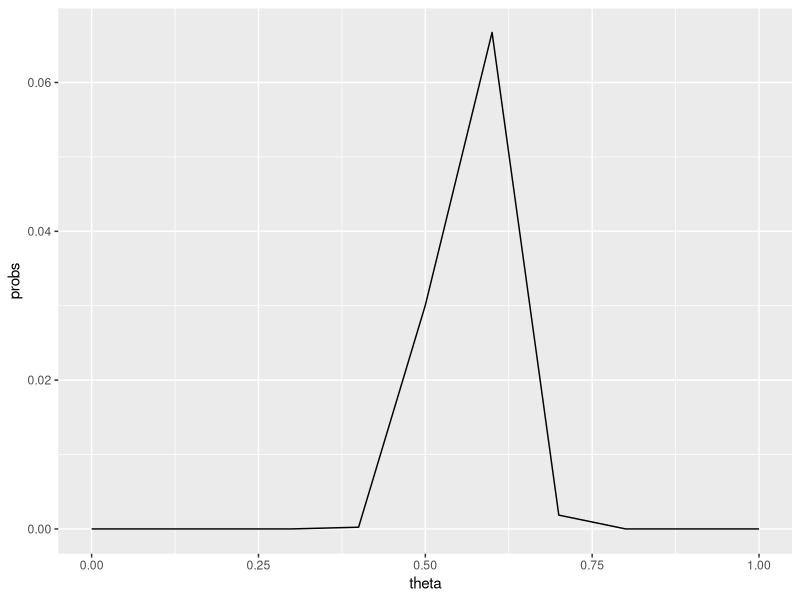
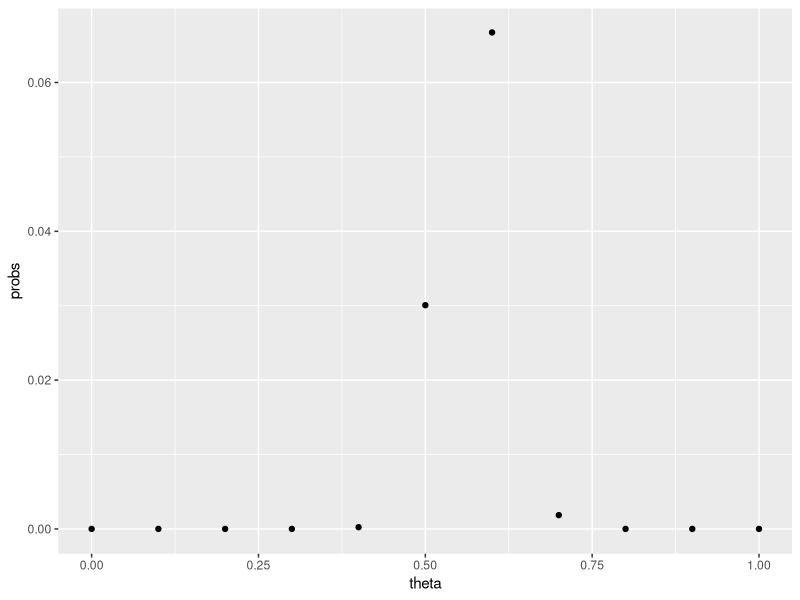
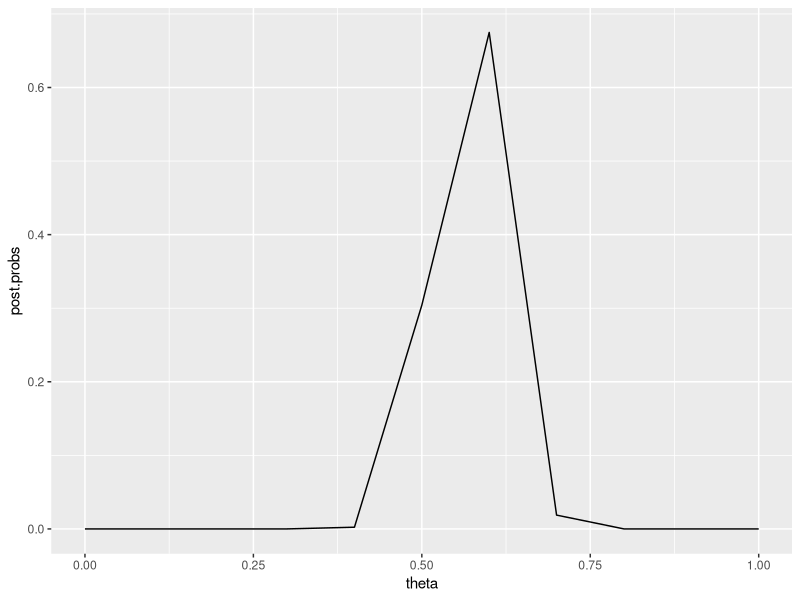
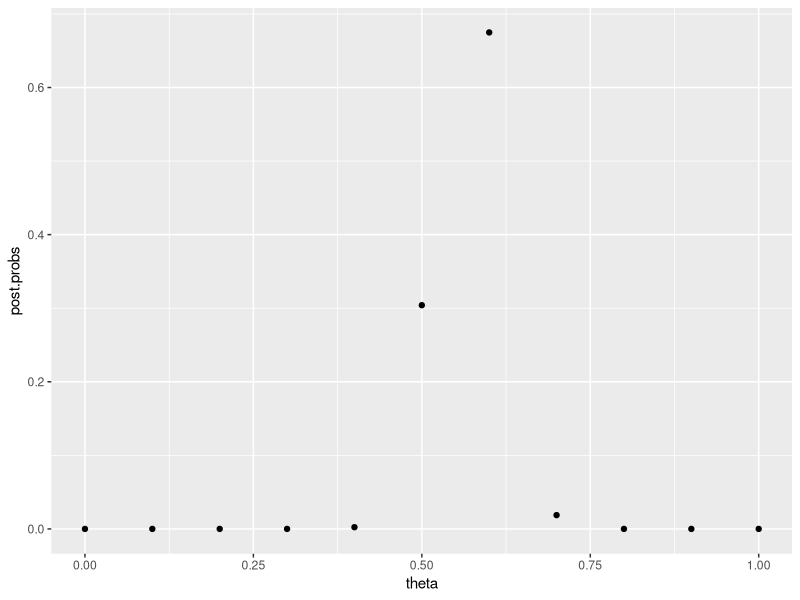

Generate these figures, in order, with R: (Note: this script raises an error after producing the figures.)
## ---- chunk 1
knitr::opts_chunk$set(echo = TRUE)
library(ggplot2)
library(xtable)
## ---- chunk 2
theta = seq(0,1,by= .1)
probs = dbinom(57, 100, theta)
data.bern = data.frame(cbind(theta,probs))
data.bern
plot = ggplot(data = data.bern, aes(x = theta, y = probs))
plot + geom_line()
plot + geom_point()
## ---- chunk 3
prior = 1/11
n = 100 
sum.y = 57
probs = dbinom(57, 100, theta)
probs.prior = probs * prior
marg.sumy = sum(probs.prior)
post.probs = probs.prior /marg.sumy
data.post = data.frame(cbind(theta,post.probs))
data.post
plot = ggplot(data = data.post, aes(x = theta, y = post.probs))
plot + geom_line()
plot + geom_point()
## ---- chunk 4
alpha = 1
beta = 1
n = 100 
sum.y = 57
post.alpha = sum.y + alpha
post.beta = n - sum.y + beta
post.probs = dbeta(theta,post.alpha,post.beta)
cbind(theta,post.probs)
x <- seq(0, 1, len = 100)
p <- qplot(x, geom = "blank")
stat <- stat_function(aes(x = x, y = ..y..), fun = dbeta, colour="red"
                      , n = 100,args = list(shape1 = post.alpha, shape2 = post.beta))
p + stat
## ---- chunk 5
x <- seq(0, 1, len = 100)
p <- qplot(x, geom = "blank")
stat <- stat_function(aes(x = x, y = ..y..), fun = dbeta, colour="red"
                      , n = 100,args = list(shape1 = post.alpha, shape2 = post.beta))
p + stat
## ---- chunk 6
theta.vals = seq(.1,.9,by = .1)
n.vals = c(1,2,8,16,32)
theta.n =length(theta.vals)
n.n = length(n.vals)
a.data.frame = matrix(NA,n.n, theta.n)
b.data.frame = a.data.frame
for(i in 1:n.n){
  for(j in 1:theta.n){
    a.data.frame[i,j] = theta.vals[j] * n.vals[i]
    b.data.frame[i,j] = (1-theta.vals[j]) * n.vals[i]
  }
}

post.a = a.data.frame + sum.y
post.b = b.data.frame + n - sum.y
post.a
post.b

1 - pbeta(.5, post.a,post.b)


eta = seq(.1, .9, by=.1)
K = c(1, 2, 8, 16, 32)

post.probs.50 = function(n.input,theta.input){
  1 - pbeta(.5, theta.input*n.input + sum.y , n.input*(1-theta.input) + n - sum.y )
}

probs.post = outer(n.vals, theta.vals, post.probs.50)

levels1 = seq(.1,1,by = .05)

contour(n.vals, theta.vals, probs.post,
        levels=c(levels1,.92,.93),
        xlim = c(0,32), ylim = c(0,1),
        xlab=expression(n[0]), ylab=expression(theta[0] ), main=expression(P({theta > .5} *"|"* {sum(Y) *"="* 57})))
